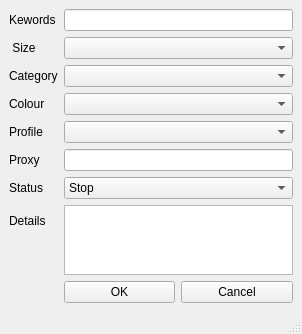
<?xml version="1.0" encoding="UTF-8"?>
<ui version="4.0">
 <class>addKeyword</class>
 <widget class="QMainWindow" name="addKeyword">
  <property name="geometry">
   <rect>
    <x>0</x>
    <y>0</y>
    <width>302</width>
    <height>332</height>
   </rect>
  </property>
  <property name="windowTitle">
   <string>Keywords monitoring</string>
  </property>
  <widget class="QWidget" name="centralwidget">
   <layout class="QGridLayout" name="gridLayout">
    <item row="4" column="1" colspan="2">
     <widget class="QComboBox" name="cbProfile">
      <item>
       <property name="text">
        <string/>
       </property>
      </item>
     </widget>
    </item>
    <item row="6" column="0">
     <widget class="QLabel" name="label_7">
      <property name="text">
       <string>Status</string>
      </property>
     </widget>
    </item>
    <item row="3" column="0">
     <widget class="QLabel" name="label_4">
      <property name="text">
       <string>Colour</string>
      </property>
      <property name="margin">
       <number>5</number>
      </property>
     </widget>
    </item>
    <item row="1" column="1" colspan="2">
     <widget class="QComboBox" name="cbSize">
      <item>
       <property name="text">
        <string/>
       </property>
      </item>
      <item>
       <property name="text">
        <string>Small</string>
       </property>
      </item>
      <item>
       <property name="text">
        <string>Medium</string>
       </property>
      </item>
      <item>
       <property name="text">
        <string>Large</string>
       </property>
      </item>
     </widget>
    </item>
    <item row="9" column="1">
     <widget class="QPushButton" name="btnKeywordOK">
      <property name="text">
       <string>OK</string>
      </property>
     </widget>
    </item>
    <item row="5" column="0">
     <widget class="QLabel" name="label_6">
      <property name="text">
       <string>Proxy</string>
      </property>
      <property name="margin">
       <number>5</number>
      </property>
     </widget>
    </item>
    <item row="9" column="2">
     <widget class="QPushButton" name="btnCancel">
      <property name="text">
       <string>Cancel</string>
      </property>
     </widget>
    </item>
    <item row="0" column="1" colspan="2">
     <widget class="QLineEdit" name="txtKeyword">
      <property name="sizePolicy">
       <sizepolicy hsizetype="Expanding" vsizetype="Expanding">
        <horstretch>0</horstretch>
        <verstretch>0</verstretch>
       </sizepolicy>
      </property>
     </widget>
    </item>
    <item row="6" column="1" colspan="2">
     <widget class="QComboBox" name="cbStatus">
      <item>
       <property name="text">
        <string>Stop</string>
       </property>
      </item>
      <item>
       <property name="text">
        <string>Running</string>
       </property>
      </item>
      <item>
       <property name="text">
        <string>False</string>
       </property>
      </item>
      <item>
       <property name="text">
        <string>Success</string>
       </property>
      </item>
     </widget>
    </item>
    <item row="0" column="0">
     <widget class="QLabel" name="label">
      <property name="text">
       <string>Kewords</string>
      </property>
      <property name="margin">
       <number>5</number>
      </property>
     </widget>
    </item>
    <item row="2" column="1" colspan="2">
     <widget class="QComboBox" name="cbCategory">
      <item>
       <property name="text">
        <string/>
       </property>
      </item>
      <item>
       <property name="text">
        <string>Jackets</string>
       </property>
      </item>
      <item>
       <property name="text">
        <string>Sweatshirts</string>
       </property>
      </item>
      <item>
       <property name="text">
        <string>Tops/Sweaters</string>
       </property>
      </item>
      <item>
       <property name="text">
        <string>T-Shirts</string>
       </property>
      </item>
      <item>
       <property name="text">
        <string>Pants</string>
       </property>
      </item>
      <item>
       <property name="text">
        <string>Hats</string>
       </property>
      </item>
      <item>
       <property name="text">
        <string>Bags</string>
       </property>
      </item>
      <item>
       <property name="text">
        <string>Accessories</string>
       </property>
      </item>
      <item>
       <property name="text">
        <string>Skate</string>
       </property>
      </item>
     </widget>
    </item>
    <item row="1" column="0">
     <widget class="QLabel" name="label_2">
      <property name="text">
       <string> Size</string>
      </property>
      <property name="margin">
       <number>5</number>
      </property>
     </widget>
    </item>
    <item row="2" column="0">
     <widget class="QLabel" name="label_3">
      <property name="text">
       <string>Category</string>
      </property>
      <property name="margin">
       <number>5</number>
      </property>
     </widget>
    </item>
    <item row="5" column="1" colspan="2">
     <widget class="QLineEdit" name="txtProxy"/>
    </item>
    <item row="4" column="0">
     <widget class="QLabel" name="label_5">
      <property name="text">
       <string>Profile</string>
      </property>
      <property name="margin">
       <number>5</number>
      </property>
     </widget>
    </item>
    <item row="7" column="0">
     <widget class="QLabel" name="label_8">
      <property name="text">
       <string>Details</string>
      </property>
     </widget>
    </item>
    <item row="3" column="1" colspan="2">
     <widget class="QComboBox" name="cbColor">
      <item>
       <property name="text">
        <string/>
       </property>
      </item>
      <item>
       <property name="text">
        <string>Black</string>
       </property>
      </item>
      <item>
       <property name="text">
        <string>Grey</string>
       </property>
      </item>
      <item>
       <property name="text">
        <string>Orange</string>
       </property>
      </item>
      <item>
       <property name="text">
        <string>Green</string>
       </property>
      </item>
      <item>
       <property name="text">
        <string>Yellow</string>
       </property>
      </item>
      <item>
       <property name="text">
        <string>Purple</string>
       </property>
      </item>
      <item>
       <property name="text">
        <string>New Item</string>
       </property>
      </item>
      <item>
       <property name="text">
        <string>Pink</string>
       </property>
      </item>
      <item>
       <property name="text">
        <string>Natural</string>
       </property>
      </item>
     </widget>
    </item>
    <item row="7" column="1" rowspan="2" colspan="2">
     <widget class="QPlainTextEdit" name="txtDetails"/>
    </item>
   </layout>
  </widget>
  <widget class="QStatusBar" name="statusbar"/>
 </widget>
 <resources/>
 <connections/>
</ui>
